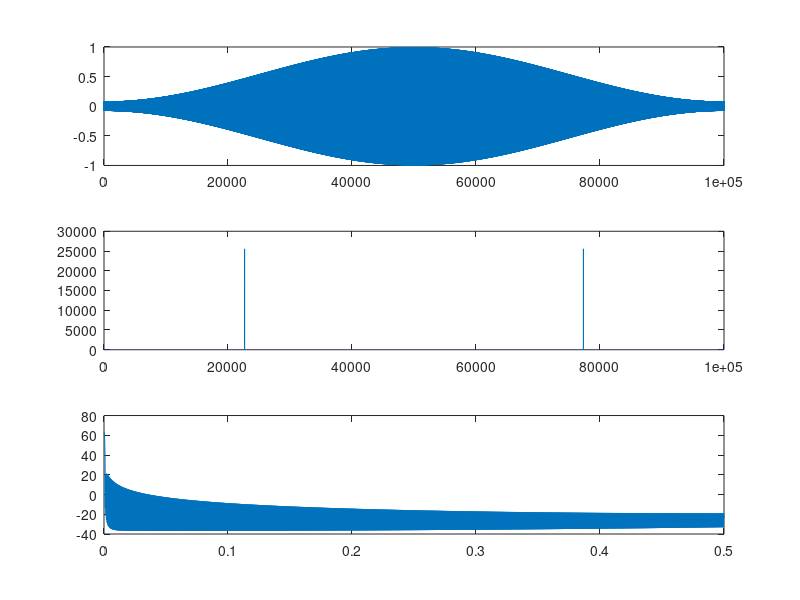

MATLAB code for this plot:
%% Hamming window theory
fs = 44.1e3;
ts = 1/fs;
N = 10e4;
ham = hamming(N);
t = (0:1:(N-1))*ts; 
x = sin(2*pi*10000*t);
% 
% FreqAxis_Hz = (-N/2:1:(N/2-1))*fs/N; 
% fft_y = fftshift(fft(y*ham));
% plot(FreqAxis_Hz, 20*log10(abs(fft_y)));
% grid on; 
% xlabel('Frequency (Hz)');
% ylabel('Magnitude of spectrum of y');
% title('MAX4466 Microphone - With Amp');

%%
Y = x'.*ham; 
Power_Y = sum(Y.^2) % power in time domain
fftY = fft(Y); 
Power_fftY = sum(fftY.*conj(fftY))/length(fftY) % power in frequency domain

subplot(311), plot(Y); % original signal
subplot(312), plot(abs(fftY)); % fft
subplot(313), plot(ifft(fftY)); % ifft

%%

ham = hamming(10e4);
[h,w] = freqz(ham,x,N);
plot(abs(h))

%%

N=16383;
Fs=1.024e6;
Ts=1/Fs;
hn=hamming(2048);
f = [0:N-1]/N;
hn_abs=(abs(fft(hn,N)));
hn_ss=hn_abs(1:N/2);
hn_dc(1)=hn_ss(1);
hn_rest(2:N/2)=2*hn_ss(2:N/2);
hn_final(1)=hn_rest(1);
hn_final(2:N/2)=(hn_rest(2:N/2))./sqrt(2);
op=mag2db(hn_final);
%f=(0:Fs/N:(Fs/2-Fs/N));
plot(f(1:N/2),op);